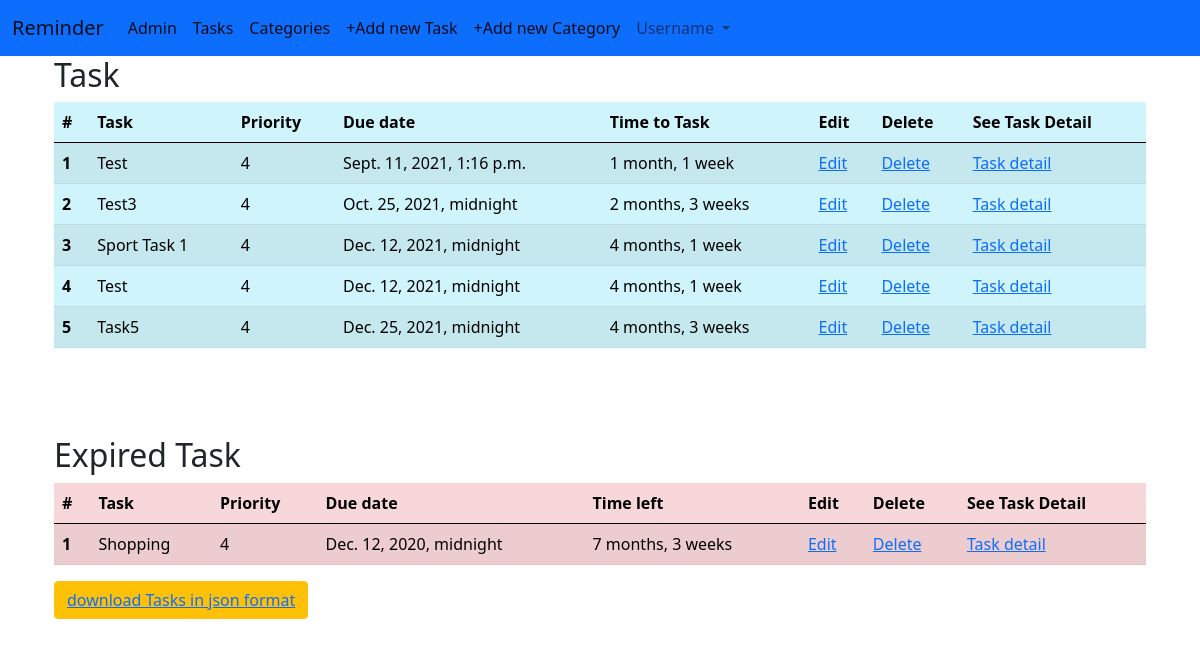
/todo/, run on the app's committed database.
### todo/models.py (models this page shows, shortened)
class Task(models.Model):
    ENABLE = "enable"
    DISABLE = 'disable'
    DOING = 'doing'
    DONE = 'done'
    EXPIRE = 'expire'
    ARCHIVE = 'archive'
    UNKNOWN = 'unknown'
    STATUS_TASK = [
        (DISABLE, 'غیرفعال'),
        (ENABLE, 'فعال'),
        (DOING, 'در حال انجام'),
        (DONE, 'انجام شده'),
        (EXPIRE, 'منقضی'),
        (ARCHIVE, 'ارشیو'),
        (UNKNOWN, 'بی سرپرست'),
    ]
    PRIORITY_TASK = [
        (0, 'بی اهمیت'),
        (1, 'کم اهمیت'),
        (2, 'توجه'),
        (3, 'قابل توجه'),
        (4, 'مهم'),
        (5, 'ضروری'),
    ]
    class Meta:
        ordering = ('due_date',)
    title = models.CharField(max_length=250)
    description = models.TextField()
    priority = models.IntegerField(choices=PRIORITY_TASK, default=4)
    status = models.CharField(max_length=10, choices=STATUS_TASK, default=ENABLE)
    due_date = models.DateTimeField()
    created_at = models.DateTimeField(auto_now_add=True)
    updated_at = models.DateTimeField(auto_now=True)
    categories = models.ManyToManyField(Categories, related_name='categories_item')
    due_manager = DueManager()

### todo/views.py (the view)
# urls.py: path('', TaskView.as_view(), name='task_list'),
class TaskView(ListView):
    model = Task
    template_name = 'todo/Task_list.html'
    def get_context_data(self, **kwargs):
        context = super().get_context_data(**kwargs)
        context['expired_task'] = Task.due_manager.expired()
        context['live_task'] = Task.due_manager.live()
        return context

### todo/manager.py (called while the page is built)
    def expired(self):
        return self.filter(due_date__lt=timezone.now())

    def live(self):
        return self.filter(due_date__gte=timezone.now())

### Template/todo/Task_list.html (shortened to what this page needs)
{% extends 'pages/base.html' %}
{% block Content %}
    <div class="container">
    <h2>Task</h2>
    <table class="table table-info table-striped">
        <thead>
        <tr>
            <th scope="col">#</th>
            <th scope="col">Task</th>
            <th scope="col">Priority</th>
            <th scope="col">Due date</th>
            <th scope="col">Time to Task</th>
            <th scope="col">Edit</th>
            <th scope="col">Delete</th>
            <th scope="col">See Task Detail</th>
        </tr>
        </thead>
        <tbody>
        {% for obj in live_task %}
            <tr>
                <th scope="row">{{ forloop.counter }}</th>
                <td>{{ obj.title|title }}</td>
                <td>{{ obj.priority }}</td>
                <td>{{ obj.due_date }}</td>
                <td>{{ obj.due_date | timeuntil }}</td>
                <td><a href="{% url 'task_edit' obj.pk %}">Edit</a></td>
                <td><a href="{% url 'task_delete' obj.pk %}">Delete</a></td>
                <td><a href="{% url 'task_detail' obj.pk %}">Task detail</a></td>
            </tr>
        {% endfor %}
        </tbody>
    </table>
    </div>
    <br>
    <br>
    <br>
    <div class="container">
    <h2> Expired Task</h2>
    <table class="table table-danger table-striped">
        <thead>
        <tr>
            <th scope="col">#</th>
            <th scope="col">Task</th>
            <th scope="col">Priority</th>
            <th scope="col">Due date</th>
            <th scope="col">Time left</th>
            <th scope="col">Edit</th>
            <th scope="col">Delete</th>
            <th scope="col">See Task Detail</th>
        </tr>
        </thead>
        <tbody>
        {% for obj in expired_task %}
            <tr>
                <th scope="row">{{ forloop.counter }}</th>
                <td>{{ obj.title|title }}</td>
                <td>{{ obj.priority }}</td>
                <td>{{ obj.due_date }}</td>
                <td>{{ obj.due_date | timesince }}</td>
                <td><a href="{% url 'task_edit' obj.pk %}">Edit</a></td>
                <td><a href="{% url 'task_delete' obj.pk %}">Delete</a></td>
                <td><a href="{% url 'task_detail' obj.pk %}">Task detail</a></td>
            </tr>
        {% endfor %}
        </tbody>
    </table>
            <div class="row">
            <div class="col">
                <button class="btn btn-warning"> <a href="{% url 'download-tasks' %}"
                                                    download="Task_list.json">download Tasks in json format</a></button>
            </div >
            </div >
</div>
{% endblock Content %}

### Template/pages/base.html (shortened to what this page needs)
<!doctype html>
<html lang="en">
<head>
    <link href="https://cdn.jsdelivr.net/npm/bootstrap@5.0.2/dist/css/bootstrap.min.css" rel="stylesheet"
>
</head>
<body>
<nav class="navbar navbar-expand-lg navbar-light bg-primary">
    <div class="container-fluid">
        <a class="navbar-brand" href="{% url 'home' %}">Reminder</a>
        <div class="collapse navbar-collapse" id="navbarSupportedContent">
            <ul class="navbar-nav me-auto mb-2 mb-lg-0">
                <li class="nav-item">
                    <a class="nav-link active" aria-current="page" href="/admin/">Admin</a>
                </li>
                <li class="nav-item">
                    <a class="nav-link active" aria-current="page" href="{% url 'task_list' %}">Tasks</a>
                </li>
                <li class="nav-item">
                    <a class="nav-link active" aria-current="page" href="{% url 'categories_list' %}">Categories</a>
                </li>
                <li class="nav-item">
                    <a class="nav-link active" aria-current="page" href="{% url 'add_task' %}">+Add new Task</a>
                </li>
                <li class="nav-item">
                    <a class="nav-link active" aria-current="page" href="{% url 'add_category' %}">+Add new Category</a>
                </li>
                <li class="nav-item dropdown">
                    <a class="nav-link dropdown-toggle" href="#" id="navbarDropdown" role="button"
                       data-bs-toggle="dropdown" aria-expanded="false">
                        Username
                    </a>
                </li>
            </ul>
        </div>
    </div>
</nav>
<div class="container">
    {% block Content %}
    {% endblock Content %}
</div>
</body>
</html>

### data on the page
Task: title "Test", priority "4", due_date "Sept. 11, 2021, 1:16 p.m.", due_date "1 month, 1 week"
Task: title "Test3", priority "4", due_date "Oct. 25, 2021, midnight", due_date "2 months, 3 weeks"
Task: title "Sport Task 1", priority "4", due_date "Dec. 12, 2021, midnight", due_date "4 months, 1 week"
Task: title "Test", priority "4", due_date "Dec. 12, 2021, midnight", due_date "4 months, 1 week"
Task: title "Task5", priority "4", due_date "Dec. 25, 2021, midnight", due_date "4 months, 3 weeks"
Task: title "Shopping", priority "4", due_date "Dec. 12, 2020, midnight", due_date "7 months, 3 weeks"
